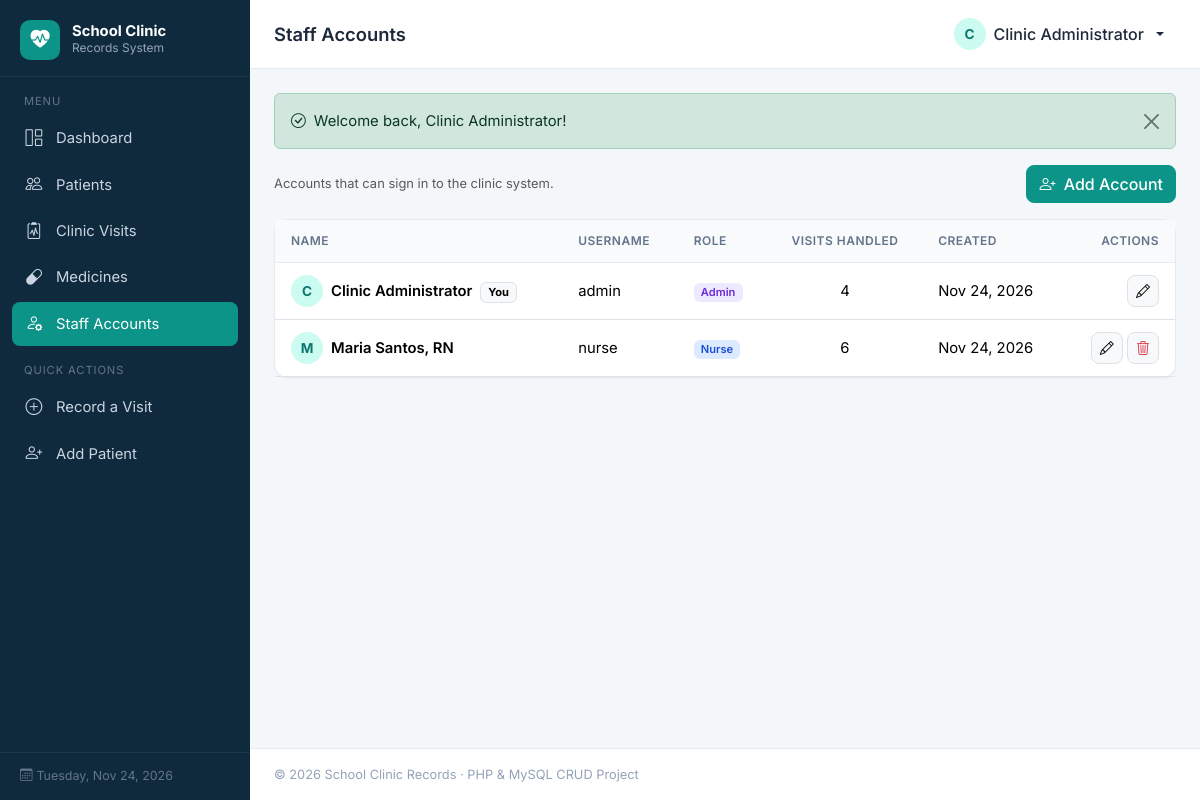
Screenshot of /users/index.php (signed in) with the database file from the repository.
### tables this page shows
CREATE TABLE users (
    id            INT UNSIGNED AUTO_INCREMENT PRIMARY KEY,
    username      VARCHAR(50)  NOT NULL UNIQUE,
    password_hash VARCHAR(255) NOT NULL,
    full_name     VARCHAR(100) NOT NULL,
    role          ENUM('admin','nurse') NOT NULL DEFAULT 'nurse',
    created_at    TIMESTAMP NOT NULL DEFAULT CURRENT_TIMESTAMP
);

### users/index.php (the view, shortened to what this page needs)
<?php
require_once __DIR__ . '/../includes/functions.php';
require_once __DIR__ . '/../includes/header.php';
$users = $conn->query(
    'SELECT u.*, COUNT(v.id) AS visits_handled
       FROM users u
  LEFT JOIN visits v ON v.attended_by = u.id
   GROUP BY u.id
   ORDER BY u.full_name'
)->fetch_all(MYSQLI_ASSOC);
?>
<div class="page-actions">
    <p class="text-muted small mb-0">Accounts that can sign in to the clinic system.</p>
    <a href="<?= url('users/create.php') ?>" class="btn btn-primary"><i class="bi bi-person-plus me-1"></i> Add Account</a>
</div>
<div class="card">
    <div class="table-responsive">
        <table class="table table-hover">
            <thead><tr><th>Name</th><th>Username</th><th>Role</th><th class="text-center">Visits Handled</th><th class="d-none d-md-table-cell">Created</th><th class="text-end">Actions</th></tr></thead>
            <tbody>
            <?php foreach ($users as $u): $isMe = $u['id'] == current_user()['id']; ?>
                <tr>
                    <td class="fw-semibold">
                        <span class="avatar me-2"><?= e(strtoupper($u['full_name'][0])) ?></span><?= e($u['full_name']) ?>
                        <?php if ($isMe): ?><span class="badge text-bg-light border ms-1">You</span><?php endif; ?>
                    </td>
                    <td><?= e($u['username']) ?></td>
                    <td><span class="badge <?= $u['role'] === 'admin' ? 'badge-soft-purple' : 'badge-soft-primary' ?>"><?= ucfirst(e($u['role'])) ?></span></td>
                    <td class="text-center"><?= (int) $u['visits_handled'] ?></td>
                    <td class="d-none d-md-table-cell"><?= fmt_date($u['created_at']) ?></td>
                    <td class="text-end text-nowrap">
                        <a href="<?= url('users/edit.php?id=' . $u['id']) ?>" class="btn btn-sm btn-icon btn-light border" title="Edit"><i class="bi bi-pencil"></i></a>
                        <?php if (!$isMe): ?>
                            <button type="button" class="btn btn-sm btn-icon btn-light border text-danger" title="Delete"
                                    data-delete-url="<?= url('users/delete.php') ?>"
                                    data-delete-id="<?= $u['id'] ?>"
                                    data-delete-name="the account of <?= e($u['full_name']) ?>"
                                    data-delete-extra="Their past visit records will be kept.">
                                <i class="bi bi-trash3"></i></button>
                        <?php endif; ?>
                    </td>
                </tr>
            <?php endforeach; ?>
            </tbody>
        </table>
    </div>
</div>
<?php require_once __DIR__ . '/../includes/footer.php'; ?>

### assets/css/style.css (style rules this page uses)
:root { --clinic-primary: #0d9488; --clinic-primary-dark: #0f766e; --clinic-primary-soft: #ccfbf1; --clinic-sidebar: #0f2a3d; --clinic-sidebar-hover: #173b54; --clinic-bg: #f4f7fa; --clinic-border: #e5eaf0; --sidebar-width: 250px; --bs-primary: #0d9488; --bs-primary-rgb: 13, 148, 136; --bs-link-color: #0f766e; --bs-link-color-rgb: 15, 118, 110; --bs-link-hover-color: #115e59; --bs-body-font-family: 'Inter', system-ui, -apple-system, 'Segoe UI', Roboto, sans-serif; --bs-body-bg: #ffffff; --bs-body-color: #1e293b; }
body { font-size: .925rem; background-color: var(--clinic-bg); }
.btn-primary { --bs-btn-bg: var(--clinic-primary); --bs-btn-border-color: var(--clinic-primary); --bs-btn-hover-bg: var(--clinic-primary-dark); --bs-btn-hover-border-color: var(--clinic-primary-dark); --bs-btn-active-bg: var(--clinic-primary-dark); --bs-btn-active-border-color: var(--clinic-primary-dark); --bs-btn-disabled-bg: var(--clinic-primary); --bs-btn-disabled-border-color: var(--clinic-primary); }
.btn { border-radius: .5rem; font-weight: 500; }
.btn-icon { width: 32px; height: 32px; padding: 0; display: inline-flex; align-items: center; justify-content: center; }
.avatar { width: 32px; height: 32px; border-radius: 50%; background: var(--clinic-primary-soft); color: var(--clinic-primary-dark); display: inline-grid; place-items: center; font-weight: 700; font-size: .85rem; }
.card { border: 1px solid var(--clinic-border); border-radius: .85rem; box-shadow: 0 1px 2px rgba(15, 42, 61, .04); }
.badge-soft-primary { background: #dbeafe; color: #1d4ed8; font-weight: 600; }
.badge-soft-purple { background: #ede9fe; color: #6d28d9; font-weight: 600; }
.table { --bs-table-bg: transparent; margin-bottom: 0; }
.table > thead th { font-size: .75rem; text-transform: uppercase; letter-spacing: .04em; color: #64748b; font-weight: 600; background: #f8fafc; border-bottom: 1px solid var(--clinic-border); white-space: nowrap; }
.table > :not(caption) > * > * { padding: .75rem 1rem; vertical-align: middle; }
.page-actions { display: flex; flex-wrap: wrap; gap: .5rem; align-items: center; justify-content: space-between; margin-bottom: 1rem; }

### rows the page displays
users: full_name "C", full_name "Clinic Administrator", shows "You", username "admin", role "Admin", visits_handled "4", created_at "Nov 24, 2026"
users: full_name "M", full_name "Maria Santos, RN", username "nurse", role "Nurse", visits_handled "6", created_at "Nov 24, 2026"

### other values shown
$label "Dashboard"
$label "Patients"
$label "Clinic Visits"
$label "Medicines"
$label "Staff Accounts"
$pageTitle "Staff Accounts"
substr($user['full_name'], 0, 1) "C"
$user['full_name'] "Clinic Administrator"
$f['message'] "Welcome back, Clinic Administrator!"
APP_NAME "School Clinic Records"
